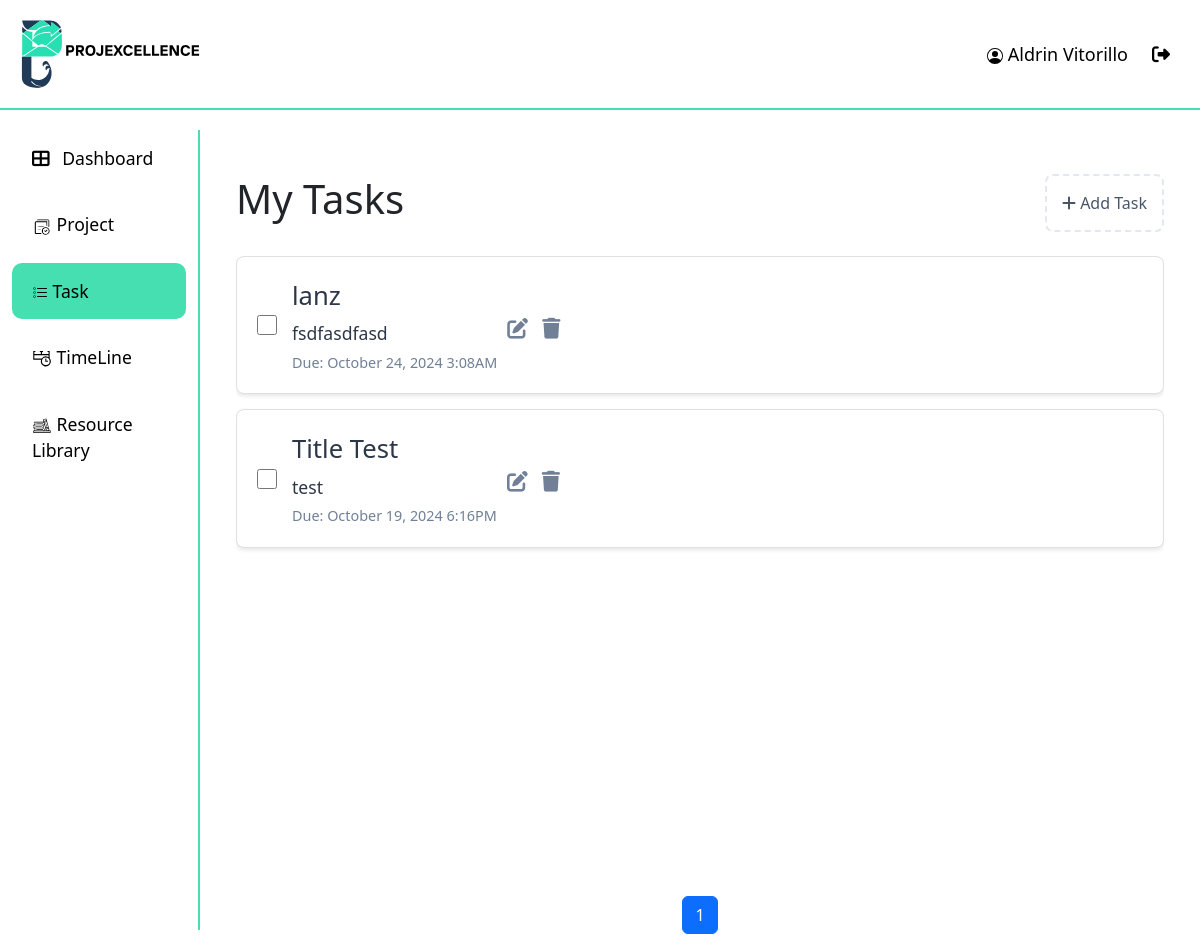
/task/ (signed in), run on an earlier commit of the app's database.
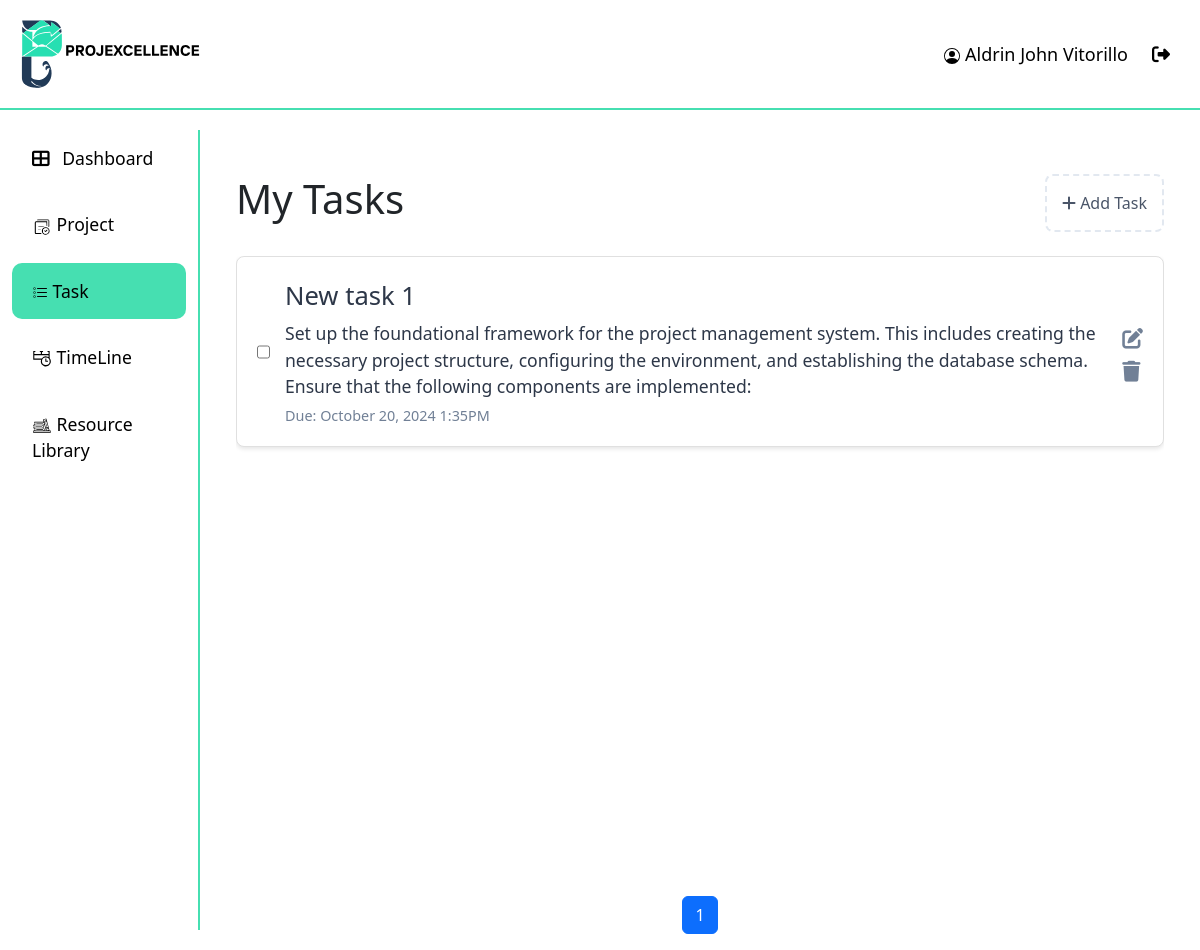
And on a later commit of the database.
### api/models.py (models this page shows, shortened)
class User(AbstractUser):
    ROLE_CHOICES = [
        ("ADMIN", "Admin"),
        ("PM", "projectmanger"),
        ("MEMBER", "member"),
    ]
    STATUS_CHOICES = [
        ("APPROVED", "Approved"),
        ("REJECTED", "Rejected"),
        ("PENDING", "Pending"),
    ]
    username = None
    email = models.EmailField(_("email address"), unique=True)
    phone_regex = RegexValidator(
        regex=r"^\+?1?\d{9,15}$",
        message="Phone number must be entered in the format: '+999999999'. Up to 15 digits allowed.",
    )
    phone_number = models.CharField(validators=[phone_regex], max_length=17, blank=True)
    role = models.CharField(max_length=10, choices=ROLE_CHOICES, default="MEMBER")
    date_of_hire = models.DateField(blank=True, null=True)
    profile_path = models.ImageField(null=True, blank=True)
    status = models.CharField(max_length=20, choices=STATUS_CHOICES, default="PENDING")
    groups = models.ManyToManyField(
        "auth.Group",
        verbose_name=_("groups"),
        blank=True,
        related_name="custom_user_set",
        related_query_name="custom_user",
    )
    user_permissions = models.ManyToManyField(
        "auth.Permission",
        verbose_name=_("user permissions"),
        blank=True,
        related_name="custom_user_set",
        related_query_name="custom_user",
    )
    objects = UserManager()
    USERNAME_FIELD = "email"
    REQUIRED_FIELDS = ["first_name", "last_name", "date_of_hire", "password"]
    def __str__(self):
        return f"{self.first_name} {self.last_name}"

class Task(models.Model):
    task_name = models.CharField(max_length=50)
    description = models.TextField()
    assigned_to = models.ForeignKey(User, on_delete=models.CASCADE)
    status = models.CharField(max_length=50)
    due_date = models.DateTimeField()
    completed = models.BooleanField(default=False)
    created_at = models.DateTimeField(auto_now_add=True)
    updated_at = models.DateTimeField(auto_now=True)

### api/views.py (the view)
# urls.py: path("task/", views.task_list, name="task"),
@login_required
def task_list(request):
    tasks = Task.objects.filter(assigned_to=request.user).order_by("-due_date")
    task_filter = TaskFilter(request.GET, queryset=tasks)
    paginator = Paginator(task_filter.qs, 10)
    page_number = request.GET.get("page")
    page_obj = paginator.get_page(page_number)
    edit_task_forms = {task.id: TaskForm(instance=task) for task in tasks}
    context = {
        "page_obj": page_obj,
        "edit_task_forms": edit_task_forms,
        "add_task_form": TaskForm(),
        "filter": task_filter,
    }
    return render(request, "task.html", context)

### api/forms.py
class TaskForm(forms.ModelForm):
    class Meta:
        model = Task
        fields = ["task_name", "description", "assigned_to", "due_date", "status"]
        widgets = {
            "due_date": forms.DateTimeInput(attrs={"type": "datetime-local"}),
        }
    def __init__(self, *args, **kwargs):
        super().__init__(*args, **kwargs)
        self.fields['assigned_to'].queryset = User.objects.filter(is_active=True)

### api/templatetags/custom_filters.py (called while the page is built)
@register.filter
def dict_get(d, key):
    return d.get(key)

### api/templates/task.html (shortened to what this page needs)
{% extends "base.html" %}
{% load crispy_forms_tags %}
{% load custom_filters %}
{% block content %}
<div class="page-container">
    <div class="content-wrapper container mt-4">
        <div class="d-flex justify-content-between align-items-center mb-4">
            <h1 class="text-3xl font-bold">My Tasks</h1>
            <div class="add-task" data-bs-toggle="modal" data-bs-target="#addTaskModal">
                <i class="fas fa-plus mr-2"></i> Add Task
            </div>
        </div>
        <div id="tasks-list">
            {% for task in page_obj %}
            <div class="task-item {% if task.completed %}completed{% endif %}">
                <div class="d-flex align-items-center">
                    <input type="checkbox" class="task-checkbox" {% if task.completed %}checked{% endif %}>
                    <div>
                        <div class="task-title">{{ task.task_name }}</div>
                        <div class="task-description">{{ task.description }}</div>
                        <div class="task-due-date">Due: {{ task.due_date|date:"F j, Y g:iA" }}</div>
                    </div>
                    <div class="task-actions ml-auto">
                        <i class="fas fa-edit" data-bs-toggle="modal" data-bs-target="#editTaskModal{{ task.id }}"></i>
                        <i class="fas fa-trash" data-bs-toggle="modal" data-bs-target="#deleteTaskModal{{ task.id }}"></i>
                    </div>
                </div>
            </div>
            {% empty %}
                <div class="task-item">
                    <h4 class="text-center">You have no tasks to accomplish.<br/><small>Set up tasks to have a productive day ahead.</small></h4>
                </div>
            {% endfor %}
        </div>
        <nav aria-label="Page navigation" class="mt-auto">
            <ul class="pagination justify-content-center">
                {% for num in page_obj.paginator.page_range %}
                    {% if page_obj.number == num %}
                        <li class="page-item active"><span class="page-link">{{ num }}</span></li>
                    {% elif num > page_obj.number|add:'-3' and num < page_obj.number|add:'3' %}
                        <li class="page-item"><a class="page-link" href="?page={{ num }}">{{ num }}</a></li>
                    {% endif %}
                {% endfor %}
            </ul>
        </nav>
    </div>
</div>
{% endblock content %}

### api/templates/base.html (shortened to what this page needs)
{% load static %}
<!DOCTYPE html>
<html lang="en">
  <head>
    <link
      href="https://cdn.jsdelivr.net/npm/bootstrap@5.3.0/dist/css/bootstrap.min.css"
      rel="stylesheet"
    />
    <link
      href="https://cdnjs.cloudflare.com/ajax/libs/font-awesome/6.4.0/css/all.min.css"
      rel="stylesheet"
    />
  </head>
  <body>
    <header>
      <div class="header">
          <img src="{% static '/res/slogo.svg' %}" alt="logo" width="200px">
          <div class="profile">
            <a class="nav-link {% if request.resolver_match.url_name == 'profile' %}active{% endif %}" href="{% url 'profile' %}">
              {{ request.user.first_name|capfirst }} {{ request.user.last_name|capfirst }}
            </a>
            <a class="nav-link" href="{% url 'logout' %}" onclick="event.preventDefault(); document.getElementById('logout-form').submit();">
              <i class="fas fa-sign-out-alt me-2"></i>
            </a>
          </div>
      </div>
    </header>
    <div class="container-fluid">
      <div class="row">
        <nav
          id="sidebarMenu"
          class="col-md-3 col-lg-2 d-md-block sidebar collapse"
        >
          <ul class="nav flex-column">
            <li class="nav-item">
              <a class="nav-link {% if request.resolver_match.url_name == 'dashboard' %}active{% endif %}" href="{% url 'dashboard' %}">
                <i class="fas fa-th-large me-2"></i> Dashboard
              </a>
            </li>
            <li class="nav-item">
              <a class="nav-link {% if request.resolver_match.url_name == 'project' %}active{% endif %}" href="{% url 'project' %}">
                <img src="{% static '/res/projectIcon.svg' %}" alt="logo" width="20px">  Project
              </a>
            </li>
            <li class="nav-item">
              <a class="nav-link {% if request.resolver_match.url_name == 'task' %}active{% endif %}" href="{% url 'task' %}">
                 Task
              </a>
            </li>
            <li class="nav-item">
              <a class="nav-link {% if request.resolver_match.url_name == 'dashboard' %}active{% endif %}" href="{% url 'dashboard' %}">
                <img src="{% static '/res/timelineIcon.svg' %}" alt="logo" width="20px">  TimeLine
              </a>
            </li>
            <li class="nav-item">
              <a class="nav-link {% if request.resolver_match.url_name == 'resourceLib' %}active{% endif %}" href="{% url 'resourceLib' %}">
                <img src="{% static '/res/resourceIcon.svg' %}" alt="logo" width="20px"> Resource Library
              </a>
            </li>
          </ul>
        </nav>
        <main class="col-md-9 ms-sm-auto col-lg-10 px-md-4 main-content">
          {% block content %}{% endblock content %}
        </main>
      </div>
    </div>
  </body>
</html>

What changed in the data, as far as the page shows it:
removed Task: task_name "lanz", description "fsdfasdfasd", due_date "October 24, 2024 3:08AM"
no longer on this page (row edited): Task: task_name "Title Test", description "test", due_date "October 19, 2024 6:16PM"
changed User "Vitorillo": user.first_name "Aldrin" → "Aldrin John"
now on this page (row edited): Task: task_name "New task 1", description "Set up the foundational framework for the project management system. This includes creating the necessary project structure, configuring the environment, and establishing the database schema. Ensure that the following components are implemented:", due_date "October 20, 2024 1:35PM"
